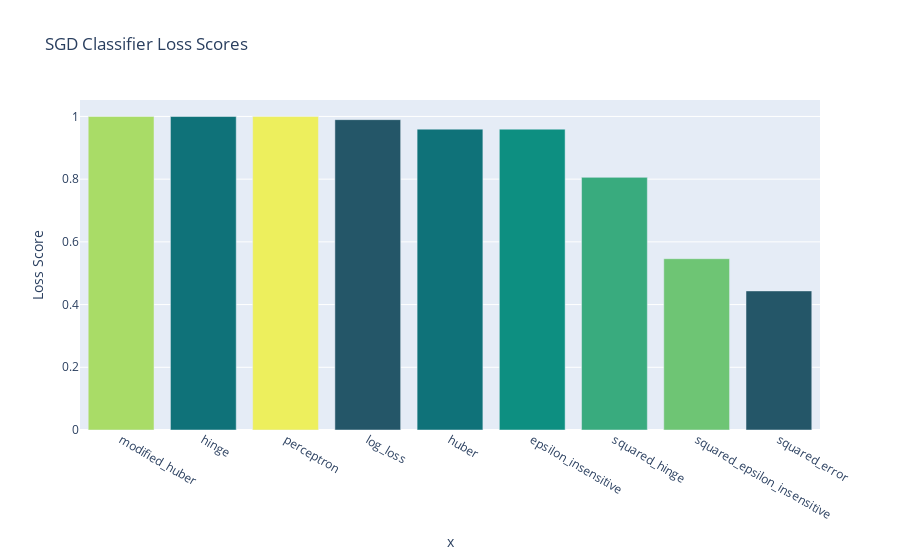

Source (notebook cell):
### Code cell
fig = px.bar(sgd_loss_scores_df, x=sgd_loss_list, y = sgd_loss_scores, 
           color=sgd_loss_list, title="SGD Classifier Loss Scores",
          labels={'y': "Loss Score", 'index': "Loss Name"}, color_discrete_sequence= px.colors.sequential.Aggrnyl)
fig.update_layout(xaxis={'categoryorder':'total descending'}, showlegend=False)

### Figure 1 — Plotly figure (JSON) as saved in the notebook; plotly's stock layout.template omitted (floating-point values rounded to 4 significant figures)
{"data": [{"alignmentgroup": "True", "hovertemplate": "color=squared_error<br>x=%{x}<br>Loss Score=%{y}<extra></extra>", "legendgroup": "squared_error", "marker": {"color": "rgb(36, 86, 104)", "pattern": {"shape": ""}}, "name": "squared_error", "offsetgroup": "squared_error", "orientation": "v", "showlegend": true, "textposition": "auto", "type": "bar", "x": ["squared_error"], "xaxis": "x", "y": [0.4436], "yaxis": "y"}, {"alignmentgroup": "True", "hovertemplate": "color=hinge<br>x=%{x}<br>Loss Score=%{y}<extra></extra>", "legendgroup": "hinge", "marker": {"color": "rgb(15, 114, 121)", "pattern": {"shape": ""}}, "name": "hinge", "offsetgroup": "hinge", "orientation": "v", "showlegend": true, "textposition": "auto", "type": "bar", "x": ["hinge"], "xaxis": "x", "y": [0.9997], "yaxis": "y"}, {"alignmentgroup": "True", "hovertemplate": "color=epsilon_insensitive<br>x=%{x}<br>Loss Score=%{y}<extra></extra>", "legendgroup": "epsilon_insensitive", "marker": {"color": "rgb(13, 143, 129)", "pattern": {"shape": ""}}, "name": "epsilon_insensitive", "offsetgroup": "epsilon_insensitive", "orientation": "v", "showlegend": true, "textposition": "auto", "type": "bar", "x": ["epsilon_insensitive"], "xaxis": "x", "y": [0.9594], "yaxis": "y"}, {"alignmentgroup": "True", "hovertemplate": "color=squared_hinge<br>x=%{x}<br>Loss Score=%{y}<extra></extra>", "legendgroup": "squared_hinge", "marker": {"color": "rgb(57, 171, 126)", "pattern": {"shape": ""}}, "name": "squared_hinge", "offsetgroup": "squared_hinge", "orientation": "v", "showlegend": true, "textposition": "auto", "type": "bar", "x": ["squared_hinge"], "xaxis": "x", "y": [0.8057], "yaxis": "y"}, {"alignmentgroup": "True", "hovertemplate": "color=squared_epsilon_insensitive<br>x=%{x}<br>Loss Score=%{y}<extra></extra>", "legendgroup": "squared_epsilon_insensitive", "marker": {"color": "rgb(110, 197, 116)", "pattern": {"shape": ""}}, "name": "squared_epsilon_insensitive", "offsetgroup": "squared_epsilon_insensitive", "orientation": "v", "showlegend": true, "textposition": "auto", "type": "bar", "x": ["squared_epsilon_insensitive"], "xaxis": "x", "y": [0.5464], "yaxis": "y"}, {"alignmentgroup": "True", "hovertemplate": "color=modified_huber<br>x=%{x}<br>Loss Score=%{y}<extra></extra>", "legendgroup": "modified_huber", "marker": {"color": "rgb(169, 220, 103)", "pattern": {"shape": ""}}, "name": "modified_huber", "offsetgroup": "modified_huber", "orientation": "v", "showlegend": true, "textposition": "auto", "type": "bar", "x": ["modified_huber"], "xaxis": "x", "y": [0.9998], "yaxis": "y"}, {"alignmentgroup": "True", "hovertemplate": "color=perceptron<br>x=%{x}<br>Loss Score=%{y}<extra></extra>", "legendgroup": "perceptron", "marker": {"color": "rgb(237, 239, 93)", "pattern": {"shape": ""}}, "name": "perceptron", "offsetgroup": "perceptron", "orientation": "v", "showlegend": true, "textposition": "auto", "type": "bar", "x": ["perceptron"], "xaxis": "x", "y": [0.9996], "yaxis": "y"}, {"alignmentgroup": "True", "hovertemplate": "color=log_loss<br>x=%{x}<br>Loss Score=%{y}<extra></extra>", "legendgroup": "log_loss", "marker": {"color": "rgb(36, 86, 104)", "pattern": {"shape": ""}}, "name": "log_loss", "offsetgroup": "log_loss", "orientation": "v", "showlegend": true, "textposition": "auto", "type": "bar", "x": ["log_loss"], "xaxis": "x", "y": [0.9897], "yaxis": "y"}, {"alignmentgroup": "True", "hovertemplate": "color=huber<br>x=%{x}<br>Loss Score=%{y}<extra></extra>", "legendgroup": "huber", "marker": {"color": "rgb(15, 114, 121)", "pattern": {"shape": ""}}, "name": "huber", "offsetgroup": "huber", "orientation": "v", "showlegend": true, "textposition": "auto", "type": "bar", "x": ["huber"], "xaxis": "x", "y": [0.9595], "yaxis": "y"}], "layout": {"barmode": "relative", "legend": {"title": {"text": "color"}, "tracegroupgap": 0}, "showlegend": false, "title": {"text": "SGD Classifier Loss Scores"}, "xaxis": {"anchor": "y", "categoryorder": "total descending", "domain": [0, 1], "title": {"text": "x"}}, "yaxis": {"anchor": "x", "domain": [0, 1], "title": {"text": "Loss Score"}}}}
